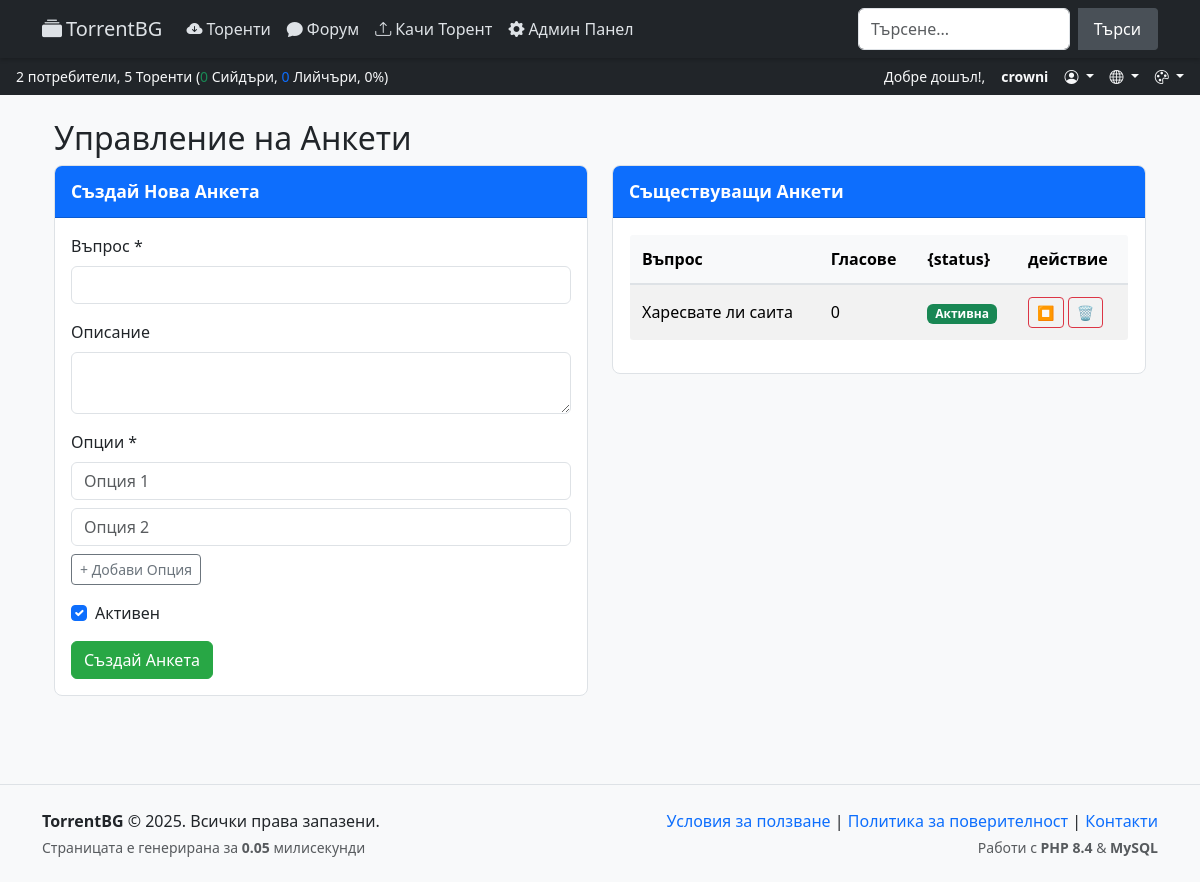
Screenshot of /admin/polls.php (signed in) with the database file from the repository.
### tables this page shows
CREATE TABLE IF NOT EXISTS `users` (
  `id` int UNSIGNED NOT NULL AUTO_INCREMENT,
  `username` varchar(50) NOT NULL,
  `email` varchar(100) NOT NULL,
  `password` varchar(255) NOT NULL,
  `rank` tinyint UNSIGNED NOT NULL DEFAULT '2' COMMENT '1=Guest,2=User,3=Uploader,4=Validator,5=Moderator,6=Owner',
  `created_at` timestamp NULL DEFAULT CURRENT_TIMESTAMP,
  `last_login` datetime DEFAULT NULL,
  `language` varchar(5) DEFAULT 'en',
  `style` varchar(10) DEFAULT 'light',
  `unread_notifications` int UNSIGNED NOT NULL DEFAULT '0',
  PRIMARY KEY (`id`),
  UNIQUE KEY `username` (`username`),
  UNIQUE KEY `email` (`email`)
);

CREATE TABLE IF NOT EXISTS `polls` (
  `id` int UNSIGNED NOT NULL AUTO_INCREMENT,
  `question` varchar(255) NOT NULL,
  `description` text,
  `is_active` tinyint(1) NOT NULL DEFAULT '1',
  `created_at` datetime DEFAULT CURRENT_TIMESTAMP,
  `created_by` int UNSIGNED NOT NULL,
  PRIMARY KEY (`id`),
  KEY `created_by` (`created_by`)
);

### includes/Language.php (called while the page is built, shortened)
<?php
class Language {
    private string $langCode;
    private array $translations = [];
    public function __construct(string $langCode = 'en') {
        $supported = ['en', 'bg', 'fr', 'de', 'ru'];
        $this->langCode = in_array($langCode, $supported) ? $langCode : 'en';
    }
    private function loadLanguage(): void {
        $file = __DIR__ . "/../language/{$this->langCode}.php";
        if (file_exists($file)) {
            $this->translations = require $file;
        } else {
            $this->translations = require __DIR__ . '/../language/en.php';
        }
    }
    public function get(string $key, ...$params): string {
        $text = $this->translations[$key] ?? "{{$key}}";
        return $params ? vsprintf($text, array_map('htmlspecialchars', $params)) : htmlspecialchars($text);
    }
    public function getCurrent(): string {
        return $this->langCode;
    }
}

### includes/Auth.php (called while the page is built, shortened)
<?php
class Auth {
    private PDO $pdo;
    private ?array $user = null;
    public function __construct(PDO $pdo) {
        $this->pdo = $pdo;
        $this->loadUser();
    }
    private function loadUser(): void {
        if (isset($_SESSION['user_id'])) {
            $stmt = $this->pdo->prepare("SELECT * FROM users WHERE id = ?");
            $stmt->execute([$_SESSION['user_id']]);
            $this->user = $stmt->fetch();
        }
    }
    public function isLoggedIn(): bool {
        return $this->user !== null;
    }
    public function getUser(): ?array {
        return $this->user;
    }
    public function getRank(): int {
        return $this->user['rank'] ?? 1;
    }
}

### includes/StyleManager.php (called while the page is built, shortened)
<?php
class StyleManager {
    private string $style;
    public function __construct() {
        $this->style = $_GET['style'] ?? $_SESSION['style'] ?? $_COOKIE['style'] ?? 'light';
    }
    public function getCSS(): string {
        return "styles/{$this->style}/style.css";
    }
}

### admin/polls.php (the view, shortened to what this page needs)
<?php
require_once __DIR__ . '/../includes/Auth.php';
require_once __DIR__ . '/../includes/Language.php';
$pdo = Database::getInstance();
$stmt = $pdo->query("
    SELECT p.*, u.username as creator,
           (SELECT COUNT(*) FROM poll_votes pv WHERE pv.poll_id = p.id) as total_votes
    FROM polls p
    JOIN users u ON p.created_by = u.id
    ORDER BY p.created_at DESC
");
$polls = $stmt->fetchAll();
require_once __DIR__ . '/../templates/header.php';
?>
<div class="container-fluid">
    <h2><?= $lang->get('manage_polls') ?></h2>
    <div class="row">
        <div class="col-md-6">
            <div class="card">
                <div class="card-header"><?= $lang->get('create_new_poll') ?></div>
                <div class="card-body">
                    <form method="POST">
                        <div class="mb-3">
                            <label class="form-label"><?= $lang->get('question') ?> *</label>
                            <input type="text" name="question" class="form-control" required>
                        </div>
                        <div class="mb-3">
                            <label class="form-label"><?= $lang->get('description') ?></label>
                            <textarea name="description" class="form-control"></textarea>
                        </div>
                        <div class="mb-3">
                            <label class="form-label"><?= $lang->get('options') ?> *</label>
                            <div id="options-container">
                                <input type="text" name="options[]" class="form-control mb-2" placeholder="<?= $lang->get('option') ?> 1" required>
                                <input type="text" name="options[]" class="form-control mb-2" placeholder="<?= $lang->get('option') ?> 2" required>
                            </div>
                            <button type="button" class="btn btn-sm btn-outline-secondary" onclick="addOption()">+ <?= $lang->get('add_option') ?></button>
                        </div>
                        <div class="mb-3 form-check">
                            <input type="checkbox" name="is_active" class="form-check-input" checked>
                            <label class="form-check-label"><?= $lang->get('is_active') ?></label>
                        </div>
                        <button type="submit" class="btn btn-success"><?= $lang->get('create_poll') ?></button>
                    </form>
                </div>
            </div>
        </div>
        <div class="col-md-6">
            <div class="card">
                <div class="card-header"><?= $lang->get('existing_polls') ?></div>
                <div class="card-body">
                    <div class="table-responsive">
                        <table class="table table-striped">
                            <thead>
                                <tr>
                                    <th><?= $lang->get('question') ?></th>
                                    <th><?= $lang->get('votes') ?></th>
                                    <th><?= $lang->get('status') ?></th>
                                    <th><?= $lang->get('actions') ?></th>
                                </tr>
                            </thead>
                            <tbody>
                                <?php foreach ($polls as $poll): ?>
                                    <tr>
                                        <td><?= htmlspecialchars($poll['question']) ?></td>
                                        <td><?= $poll['total_votes'] ?></td>
                                        <td>
                                            <?php if ($poll['is_active']): ?>
                                                <span class="badge bg-success"><?= $lang->get('active') ?></span>
                                            <?php else: ?>
                                                <span class="badge bg-secondary"><?= $lang->get('inactive') ?></span>
                                            <?php endif; ?>
                                        </td>
                                        <td>
                                            <form method="POST" style="display:inline;">
                                                <button type="submit" class="btn btn-sm btn-outline-<?= $poll['is_active'] ? 'danger' : 'success' ?>">
                                                    <?= $poll['is_active'] ? '⏹️' : '▶️' ?>
                                                </button>
                                            </form>
                                            <form method="POST" style="display:inline;" onsubmit="return confirm('<?= $lang->get('confirm_delete') ?>')">
                                                <button type="submit" class="btn btn-sm btn-outline-danger">🗑️</button>
                                            </form>
                                        </td>
                                    </tr>
                                <?php endforeach; ?>
                            </tbody>
                        </table>
                    </div>
                </div>
            </div>
        </div>
    </div>
</div>
<?php require_once __DIR__ . '/../templates/footer.php'; ?>

### templates/header.php (shortened to what this page needs)
<?php
require_once ROOT_PATH . 'includes/Auth.php';
require_once ROOT_PATH . 'includes/StyleManager.php';
require_once ROOT_PATH . 'includes/Language.php';
$pdo = Database::getInstance();
$auth = new Auth($pdo);
$styleManager = new StyleManager();
$lang = new Language($_SESSION['lang'] ?? 'en');
try {
    $pdo->exec("CREATE TABLE IF NOT EXISTS `peers` (
        `id` INT NOT NULL AUTO_INCREMENT,
        `torrent_id` INT NOT NULL,
        `peer_id` VARCHAR(40) NOT NULL,
        `ip` VARCHAR(45) NOT NULL,
        `port` INT NOT NULL,
        `seeder` TINYINT(1) NOT NULL DEFAULT 0,
        `uploaded` BIGINT UNSIGNED NOT NULL DEFAULT 0,
        `downloaded` BIGINT UNSIGNED NOT NULL DEFAULT 0,
        `left` BIGINT UNSIGNED NOT NULL DEFAULT 0,
        `last_announce` DATETIME NOT NULL DEFAULT CURRENT_TIMESTAMP ON UPDATE CURRENT_TIMESTAMP,
        PRIMARY KEY (`id`),
        UNIQUE KEY `unique_peer` (`torrent_id`, `peer_id`),
        KEY `torrent_id` (`torrent_id`),
        KEY `seeder` (`seeder`)
    ) ENGINE=InnoDB DEFAULT CHARSET=utf8mb4;");
} catch (Exception $e) {
}
$stmt = $pdo->query("SELECT COUNT(*) FROM users");
$totalUsers = $stmt->fetchColumn();
$stmt = $pdo->query("SELECT COUNT(*) FROM torrents");
$totalTorrents = $stmt->fetchColumn();
$hasSeederColumn = false;
try {
    $hasSeederColumn = true;
} catch (PDOException $e) {
}
if ($hasSeederColumn) {
    $pdo->exec("DELETE FROM peers WHERE last_announce < NOW() - INTERVAL 30 MINUTE");
    $stmt = $pdo->query("SELECT COUNT(*) FROM peers WHERE seeder = 1");
    $seeders = $stmt->fetchColumn();
    $stmt = $pdo->query("SELECT COUNT(*) FROM peers WHERE seeder = 0");
    $leechers = $stmt->fetchColumn();
    $totalPeers = $seeders + $leechers;
    $seederPercentage = $totalPeers > 0 ? round(($seeders / $totalPeers) * 100, 1) : 0;
    $statsText = sprintf(
        "%s %s, %s %s (<span class=\"text-success\">%s</span> %s, <span class=\"text-primary\">%s</span> %s, %s%%)",
        number_format($totalUsers),
        $lang->get('users'),
        number_format($totalTorrents),
        $lang->get('torrents'),
        number_format($seeders),
        $lang->get('seeders'),
        number_format($leechers),
        $lang->get('leechers'),
        $seederPercentage
    );
}
$greeting = '';
if ($auth->isLoggedIn()) {
    $user = $auth->getUser();
    $greeting = $lang->get('welcome') . ', <strong>' . htmlspecialchars($user['username']) . '</strong>';
}
?>
<!DOCTYPE html>
<html lang="<?= $lang->getCurrent() ?>">
<head>
    <link href="https://cdn.jsdelivr.net/npm/bootstrap@5.3.3/dist/css/bootstrap.min.css" rel="stylesheet">
    <link rel="stylesheet" href="https://cdn.jsdelivr.net/npm/bootstrap-icons@1.11.3/font/bootstrap-icons.min.css">
    <link href="<?= $styleManager->getCSS() ?>" rel="stylesheet">
</head>
<body>
    <nav class="navbar navbar-expand-lg navbar-light bg-light">
        <div class="container">
            <a class="navbar-brand" href="/">
                <i class="bi bi-collection-fill me-1"></i><?= $lang->get('site_title') ?>
            </a>
            <div class="collapse navbar-collapse" id="navbarNav">
                <ul class="navbar-nav me-auto">
                    <li class="nav-item">
                        <a class="nav-link" href="/torrents.php">
                            <i class="bi bi-cloud-arrow-down-fill me-1"></i><?= $lang->get('torrents') ?>
                        </a>
                    </li>
                    <li class="nav-item">
                        <a class="nav-link" href="/forum.php">
                            <i class="bi bi-chat-fill me-1"></i><?= $lang->get('forum') ?>
                        </a>
                    </li>
                    <?php if ($auth->isLoggedIn()): ?>
                        <li class="nav-item">
                            <a class="nav-link" href="/upload.php">
                                <i class="bi bi-upload me-1"></i><?= $lang->get('upload_torrent') ?>
                            </a>
                        </li>
                    <?php endif; ?>
                    <?php if ($auth->getRank() >= 6): ?>
                        <li class="nav-item">
                            <a class="nav-link" href="/admin/index.php">
                                <i class="bi bi-gear-fill me-1"></i><?= $lang->get('admin_panel') ?>
                            </a>
                        </li>
                    <?php endif; ?>
                </ul>
                <form class="d-flex search-form" action="/search.php" method="GET">
                    <input class="form-control me-2" type="search" name="q" placeholder="<?= $lang->get('search_placeholder') ?>" aria-label="Search">
                    <button class="btn btn-outline-secondary" type="submit"><?= $lang->get('search_button') ?></button>
                </form>
            </div>
        </div>
    </nav>
    <div class="bg-dark text-light py-2 px-3 d-flex justify-content-between align-items-center small">
        <div>
            <?= $statsText ?>
        </div>
        <div class="d-flex align-items-center gap-3">
            <?php if ($auth->isLoggedIn()): ?>
                <?= $greeting ?>
            <?php else: ?>
                <a href="/login.php" class="text-light text-decoration-none"><?= $lang->get('login') ?></a> |
                <a href="/register.php" class="text-light text-decoration-none"><?= $lang->get('register') ?></a>
            <?php endif; ?>
            <?php if ($auth->isLoggedIn()): ?>
                <li class="nav-item dropdown list-unstyled mb-0">
                    <a class="nav-link dropdown-toggle p-0 text-light" href="#" id="userDropdown" role="button" data-bs-toggle="dropdown">
                        <i class="bi bi-person-circle"></i>
                    </a>
                </li>
            <?php endif; ?>
            <li class="nav-item dropdown list-unstyled mb-0">
                <a class="nav-link dropdown-toggle p-0 text-light" href="#" id="langDropdown" role="button" data-bs-toggle="dropdown">
                    <i class="bi bi-globe"></i>
                </a>
            </li>
            <li class="nav-item dropdown list-unstyled mb-0">
                <a class="nav-link dropdown-toggle p-0 text-light" href="#" id="styleDropdown" role="button" data-bs-toggle="dropdown">
                    <i class="bi bi-palette"></i>
                </a>
            </li>
        </div>
    </div>
    <div class="container py-4">

### styles/light/style.css (style rules this page uses)
body { background-color: #f8f9fa; color: #212529; font-family: 'Segoe UI', Tahoma, Geneva, Verdana, sans-serif; }
.navbar { background-color: #212529 !important; box-shadow: 0 2px 4px rgba(0,0,0,0.2); }
.navbar-brand, .navbar-nav .nav-link { color: #dee2e6 !important; }
.search-form button { background-color: #495057; color: white; border: 1px solid #495057; border-left: none; border-radius: 0 4px 4px 0; padding: 0.5rem 1rem; cursor: pointer; }
.card { border: 1px solid #dee2e6; border-radius: 8px; margin-bottom: 1rem; overflow: hidden; }
.card-header { background-color: #0d6efd; color: white; padding: 0.75rem 1rem; font-weight: bold; font-size: 1.1rem; }
.table { background-color: white; border: 1px solid #dee2e6; border-radius: 4px; overflow: hidden; }
.table thead th { background-color: #f8f9fa; border-bottom: 2px solid #dee2e6; padding: 0.75rem; font-weight: bold; text-align: left; }
.table tbody td { padding: 0.75rem; vertical-align: middle; }
.btn-success { background-color: #28a745; border-color: #28a745; }
.btn-outline-danger { color: #dc3545; border-color: #dc3545; }

### templates/header.php (style rules this page uses)
.search-form { max-width: 300px; }

### admin/polls.php (style rules this page uses)
.navbar { background-color: #212529 !important; box-shadow: 0 2px 4px rgba(0,0,0,0.2); }
.navbar-brand, .navbar-nav .nav-link { color: #dee2e6 !important; }

### rows the page displays
users: username "crowni"
polls: question "Харесвате ли саита", total_votes "0"

### other values shown
$lang->get('site_title') "TorrentBG"
$lang->get('torrents') "Торенти"
$lang->get('forum') "Форум"
$lang->get('upload_torrent') "Качи Торент"
$lang->get('admin_panel') "Админ Панел"
$lang->get('search_button') "Търси"
$totalUsers "2"
$lang->get('users') "потребители"
$totalTorrents "5"
$seeders "0"
$lang->get('seeders') "Сийдъри"
$leechers "0"
$lang->get('leechers') "Лийчъри"
$seederPercentage "0"
$lang->get('welcome') "Добре дошъл!"
